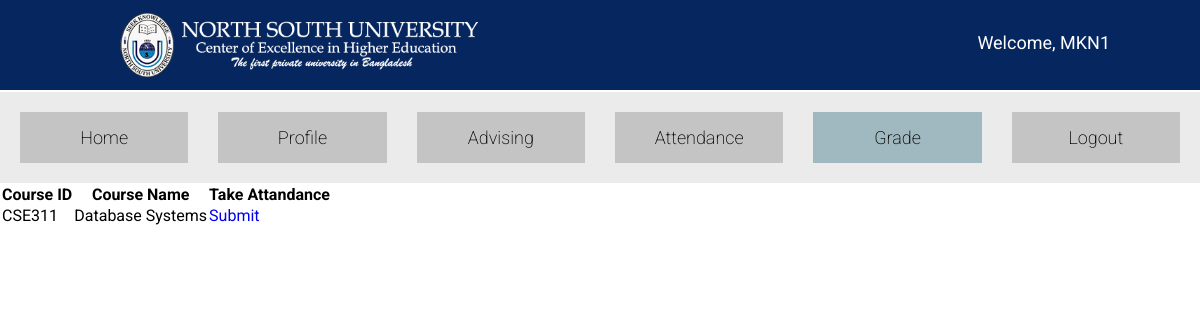
The page /faculty/faculty_grade.php (signed in) on the database as committed earlier.
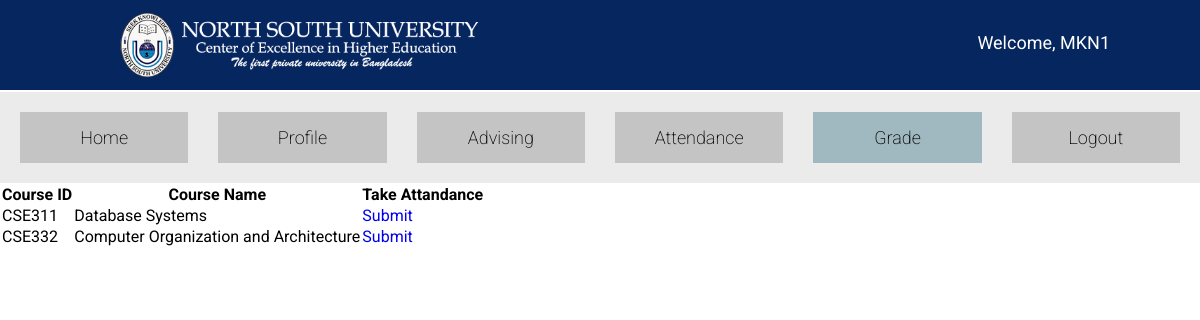
The same page on the database as committed later.
### tables this page shows
CREATE TABLE `teaches` (
  `course_id` varchar(10) NOT NULL,
  `who_is_teaching` varchar(10) NOT NULL
);

CREATE TABLE `course_list` (
  `course_id` varchar(10) NOT NULL,
  `course_name` varchar(50) DEFAULT NULL,
  `offer_status` bit(1) DEFAULT NULL
);

### library/class.Users.php (called while the page is built, shortened)
<?php
class USERS{
    public static function isLogged(){
        return isset($_COOKIE['logged_user']) && isset($_COOKIE['user_role']);
    }
    public static function isLoggedAdmin(){
        return USERS::isLogged() && $_COOKIE['user_role'] == 0;
    }
    public static function isLoggedFaculty(){
        return USERS::isLogged() && $_COOKIE['user_role'] == 1;
    }
    public static function getUserName(){
        return $_COOKIE['logged_user'];
    }
}

### library/class.DB.php (called while the page is built, shortened)
<?php
class DB{
    public $connection;
    function __construct($configs){
        $this->connection = mysqli_connect($configs->host,$configs->username,$configs->password, $configs->dbname);
    }
    function query($sql, $debug=false){
        return mysqli_query($this->connection, $sql);
    }
}

### app.php (called while the page is built, shortened)
<?php
require PATH . './library/class.DB.php';
require PATH . './library/class.Users.php';
$APP_DB = new DB(new CONFIG_DB());

### faculty/faculty_grade.php (the view, shortened to what this page needs)
<?php
include "../app.php";
$template_vars["get_hierarchy"] = "../";
$template_vars["active_id_sub_header"] = 4;
?>
<!DOCTYPE html>
<html lang="en">
<head>
    <link rel="stylesheet" href="../src/css/styles.css">
</head>
<body>
    <?php include "../template/header.php"; ?>
    <?php include "../template/sub_header.php"; ?>
    <table>
        <tr>
            <th>Course ID</th>
            <th>Course Name</th>
            <th>Take Attandance</th>
        </tr>
<?php
$result = $APP_DB->query("
SELECT t.course_id as 'course_id', c.course_name as 'course_name'
FROM teaches as t JOIN course_list as c ON  t.course_id=c.course_id AND c.offer_status=1 AND t.who_is_teaching='".USERS::getUserName()."';
");
if(mysqli_num_rows($result) > 0){
    while($row = mysqli_fetch_assoc($result)){
        ?>
        <tr>
            <td><?php echo $row['course_id']; ?></td>
            <td><?php echo $row['course_name']?></td>
            <td><a href="./submit_grades.php?course_id=<?php echo $row['course_id'];?>" class="btn">Submit</a></td>
        </tr>
        <?php
    }
}
?>
    </table>
</body>
</html>

### template/header.php
<header>
  <div class="primary-header">
    <a href="<?php echo $template_vars["get_hierarchy"];?>" class="nsu-logo">
      <img src="<?php echo $template_vars["get_hierarchy"];?>src/img/logo-wide.png" alt="" srcset="">
    </a>
    <div class="header-right">
    <?php
    if(USERS::isLogged()){
      ?>
        <a href="#profile">Welcome, <?php echo $_COOKIE['logged_user']; ?></a>
      <?php
    }else{
      ?>
        <a href="#about">About</a>
      <?php
    }
    ?>
    </div>
  </div>
</header>

### template/sub_header.php (shortened to what this page needs)
<?php
function isActiveFacultyHeader($id)
{
    global $template_vars;
    if ($id == $template_vars["active_id_sub_header"]) echo "class=\"active\"";
}
?>
<nav>
    <div class="primary-sub-header">
        <?php if (USERS::isLoggedAdmin()) {
        ?>
            <ul id="sub-header-list">
                <li <?php isActiveAdminHeader(0); ?>><a href="<?php echo $template_vars["get_hierarchy"]; ?>admin/index.php">Home</a></li>
                <li <?php isActiveAdminHeader(1); ?>><a href="<?php echo $template_vars["get_hierarchy"]; ?>admin/course_list.php">Course List</a></li>
                <li <?php isActiveAdminHeader(2); ?>><a href="<?php echo $template_vars["get_hierarchy"]; ?>admin/create_student.php">Create Student</a></li>
                <li <?php isActiveAdminHeader(3); ?>><a href="<?php echo $template_vars["get_hierarchy"]; ?>admin/create_faculty.php">Create Faculty</a></li>
                <li <?php isActiveAdminHeader(4); ?>><a href="<?php echo $template_vars["get_hierarchy"]; ?>admin/student_list.php">Student List</a></li>
                <li <?php isActiveAdminHeader(5); ?>><a href="<?php echo $template_vars["get_hierarchy"]; ?>admin/faculty_list.php">Faculty List</a></li>
                <li <?php isActiveAdminHeader(6); ?>><a href="<?php echo $template_vars["get_hierarchy"]; ?>logout.php">Logout</a></li>
            </ul>
        <?php } else if (USERS::isLoggedFaculty()) { ?>
            <ul id="sub-header-list">
                <li <?php isActiveFacultyHeader(0); ?>><a href="<?php echo $template_vars["get_hierarchy"]; ?>faculty/index.php">Home</a></li>
                <li <?php isActiveFacultyHeader(1); ?>><a href="<?php echo $template_vars["get_hierarchy"]; ?>faculty/faculty_profile.php">Profile</a></li>
                <li <?php isActiveFacultyHeader(2); ?>><a href="<?php echo $template_vars["get_hierarchy"]; ?>faculty/faculty_advising.php">Advising</a></li>
                <li <?php isActiveFacultyHeader(3); ?>><a href="<?php echo $template_vars["get_hierarchy"]; ?>faculty/faculty_attendance.php">Attendance</a></li>
                <li <?php isActiveFacultyHeader(4); ?>><a href="<?php echo $template_vars["get_hierarchy"]; ?>faculty/faculty_grade.php">Grade</a></li>
                <li><a href="<?php echo $template_vars["get_hierarchy"]; ?>logout.php">Logout</a></li>
            </ul>
        <?php } else if (USERS::isLoggedStudent()) { ?>
            <ul id="sub-header-list">
                <li <?php isActiveStudentHeader(0); ?>><a href="<?php echo $template_vars["get_hierarchy"]; ?>student/index.php">Home</a></li>
                <li <?php isActiveStudentHeader(1); ?>><a href="<?php echo $template_vars["get_hierarchy"]; ?>student/student_profile.php">Profile</a></li>
                <li <?php isActiveStudentHeader(2); ?>><a href="<?php echo $template_vars["get_hierarchy"]; ?>student/student_advising.php">Advising</a></li>
                <li <?php isActiveStudentHeader(3); ?>><a href="<?php echo $template_vars["get_hierarchy"]; ?>student/student_attendance.php">Attendance</a></li>
                <li <?php isActiveStudentHeader(4); ?>><a href="<?php echo $template_vars["get_hierarchy"]; ?>student/student_grade.php">Grade</a></li>
                <li><a href="<?php echo $template_vars["get_hierarchy"]; ?>logout.php">Logout</a></li>
            </ul>
        <?php } ?>
    </div>
</nav>

### src/css/styles.css (style rules this page uses)
* { margin: 0; padding: 0; list-style: none; text-decoration: none; font-family: "Roboto", sans-serif; }
.primary-header { padding: 10px; margin-bottom: 2px; height: 70px; background-color: #06265f; }
.nsu-logo img { width: 380px; height: 70px; object-fit: contain; padding-left: 100px; align-self: center; }
.header-right { float: right; margin: 22px; font-size: 18px; margin-right: 80px; }
.header-right a { color: #fff; }
.primary-sub-header { text-align: center; font-size: 18px; font-weight: 200; background-color: #ebebeb; }
#sub-header-list { display: flex; justify-content: space-between; list-style: none; padding: 5px; }
#sub-header-list li { width: 150px; margin: 15px; padding: 15px; background-color: #c4c4c4; }
.active, #sub-header-list li:hover { background-color: #a0b8bf !important; }
#sub-header-list a { color: #000; }

Rows that differ between the two databases and show on the page:
added teaches: course_id "CSE332", course_id.course_name "Computer Organization and Architecture"
